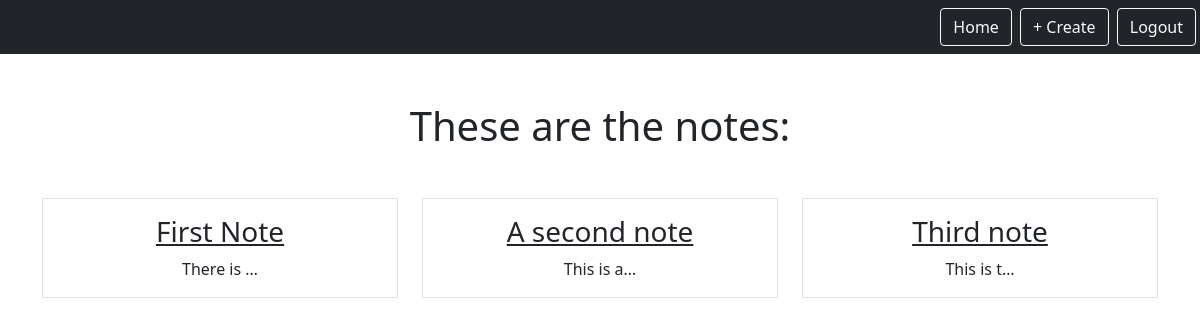
/smart/notes (signed in), run on an earlier commit of the app's database.
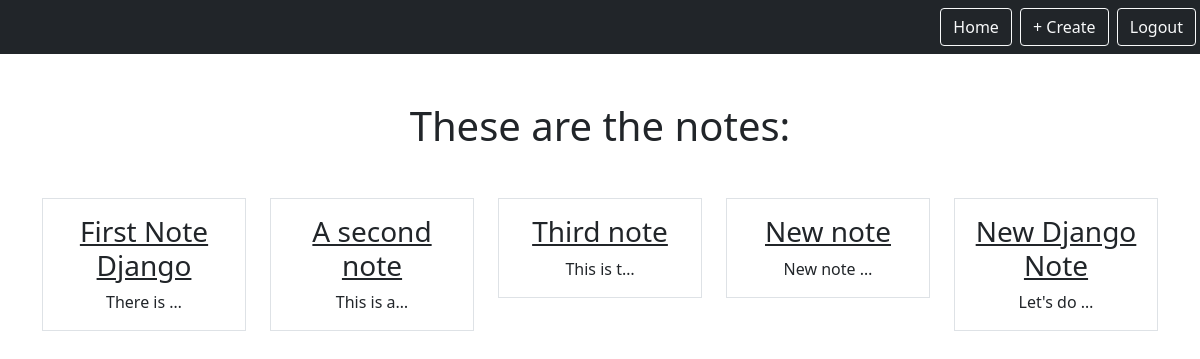
And on a later commit of the database.
### notes/models.py (models this page shows)
class Notes(models.Model):
    title = models.CharField(max_length=200)
    notes = models.TextField()
    created = models.DateTimeField(auto_now_add=True)
    user = models.ForeignKey(User, on_delete=models.CASCADE, related_name='notes')

### notes/views.py (the view)
# urls.py: path('notes', views.NotesListView.as_view(), name='notes.list'),
class NotesListView(LoginRequiredMixin, ListView):
    template_name = 'notes/notes_list.html'
    model = Notes
    context_object_name = 'notes'
    login_url = '/login'
    def get_queryset(self):
        return self.request.user.notes.all()

### notes/templates/notes/notes_list.html
{% extends "base.html" %}
{% block content %}
    <h1 class="my-5">These are the notes:</h1>
    <div class="row row-cols3 g2">
        {% for note in notes %}
        <div class="col">
            <div class="p-3 border">
                <a href="{% url 'notes.detail' pk=note.id %}" class="text-dark text-decoration-non">
                    <h3>{{note.title}}</h3>
                </a>
                {{note.notes|truncatechars:10}}
            </div>
        </div>
        {% endfor %}
    </div>
{% endblock %}

### static/templates/base.html (shortened to what this page needs)
{% load static %}
<html>
    <head>
        <link href="https://cdn.jsdelivr.net/npm/bootstrap@5.0.1/dist/css/bootstrap.min.css" rel="stylesheet">
    </head>
    <body>
        <nav class="navbar navbar-dark bg-dark">
            <div class="ms-auto">
                {% if user.is_authenticated %}
                <a href="{% url 'notes.list' %}" class="btn btn-outline-light me-1">Home </a>
                <a href="{% url 'notes.new' %}" class="btn btn-outline-light me-1">+ Create</a>
                <a href="{% url 'logout' %}" class="btn btn-outline-light me-1">Logout</a>
                {% else %}
                <a href="{% url 'login' %}" class="btn btn-outline-light me-1">Login</a>
                <a href="{% url 'signup' %}" class="btn btn-outline-light me-1">Signup</a>
                {% endif %}
            </div>
        </nav>
        <div class="my-5 text-center container">
            {% block content %}
            {% endblock %}
        </div>
    </body>
</html>

What changed in the data, as far as the page shows it:
changed Notes "There is …": title "First Note" → "First Note Django"
added Notes: title "New note", notes "New note …"
added Notes: title "New Django Note", notes "Let's do …"
